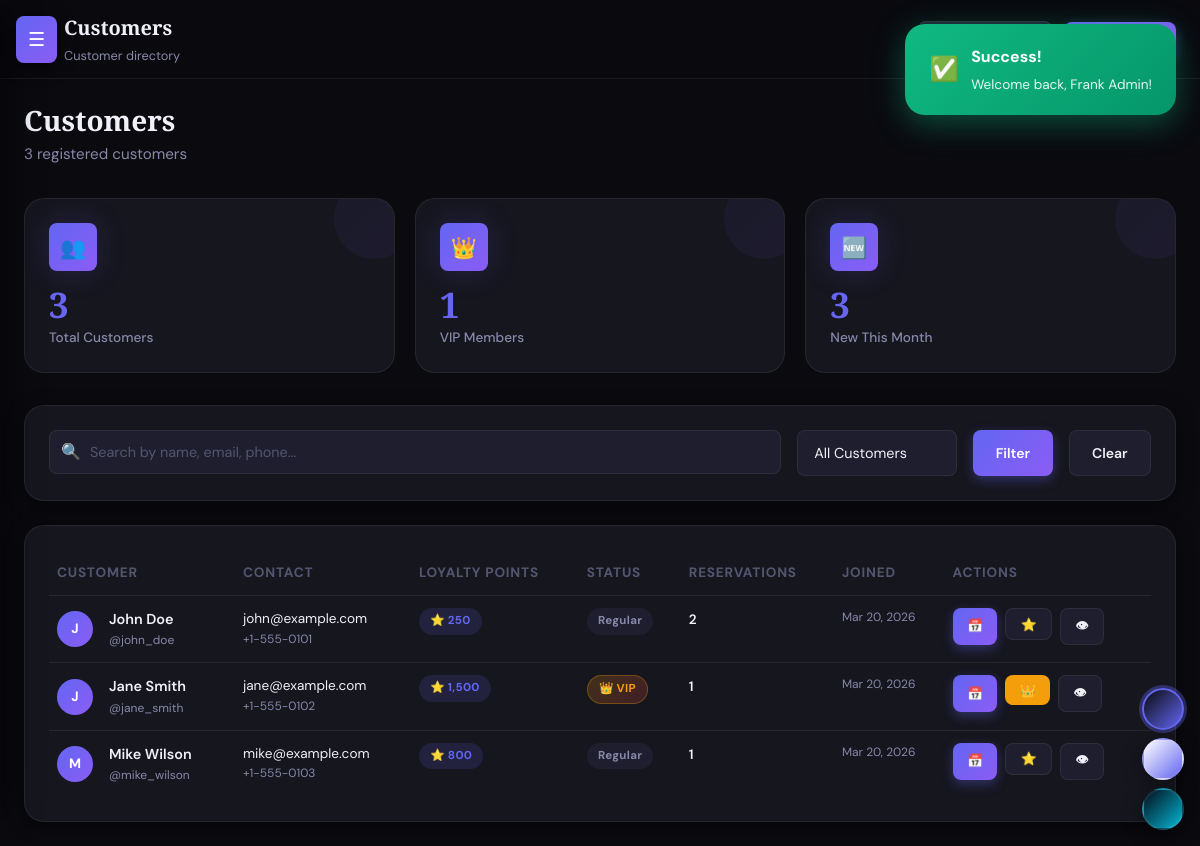
/customers.php (signed in), run on the app's committed database.
### tables this page shows
CREATE TABLE IF NOT EXISTS users (
    user_id INT PRIMARY KEY AUTO_INCREMENT,
    username VARCHAR(50) UNIQUE NOT NULL,
    email VARCHAR(100) UNIQUE NOT NULL,
    password VARCHAR(255) NOT NULL,
    full_name VARCHAR(100) NOT NULL,
    phone VARCHAR(20),
    role ENUM('admin','manager','staff','customer') DEFAULT 'customer',
    loyalty_points INT DEFAULT 0,
    vip_status TINYINT(1) DEFAULT 0,
    preferred_table_id INT NULL,
    created_at TIMESTAMP DEFAULT CURRENT_TIMESTAMP,
    updated_at TIMESTAMP DEFAULT CURRENT_TIMESTAMP ON UPDATE CURRENT_TIMESTAMP,
    FOREIGN KEY (preferred_table_id) REFERENCES restaurant_tables(table_id) ON DELETE SET NULL
);

### includes/database.php (called while the page is built, shortened)
<?php
require_once 'config.php';
class Database {
    private static $instance = null;
    public $conn;
    private function __construct() {
        $this->conn = new mysqli(DB_HOST, DB_USER, DB_PASS, DB_NAME);
        $this->conn->set_charset('utf8mb4');
    }
    public static function getInstance() {
        if (!self::$instance) {
            self::$instance = new self();
        }
        return self::$instance;
    }
    public function query($sql, $params = [], $types = '') {
        $stmt = $this->conn->prepare($sql);
        if ($params) {
            if (!$types) {
                $types = str_repeat('s', count($params));
            }
            $stmt->bind_param($types, ...$params);
        }
        if (!$stmt->execute()) {
            throw new Exception("Query execution failed: " . $stmt->error . " SQL: " . $sql);
        }
        return $stmt;
    }
    public function fetchAll($sql, $params = [], $types = '') {
        $stmt = $this->query($sql, $params, $types);
        $result = $stmt->get_result();
        return $result->fetch_all(MYSQLI_ASSOC);
    }
    public function fetchOne($sql, $params = [], $types = '') {
        $stmt = $this->query($sql, $params, $types);
        $result = $stmt->get_result();
        return $result->fetch_assoc();
    }
}
function db() {
    return Database::getInstance();
}
?>

### includes/config.php (called while the page is built, shortened)
<?php
function sanitize($input) {
    return htmlspecialchars(strip_tags(trim($input)), ENT_QUOTES, 'UTF-8');
}
?>

### customers.php (the view, shortened to what this page needs)
<?php
require_once 'includes/header.php';
$search = sanitize($_GET['q'] ?? '');
$where = "role='customer'";
$params = [];
$customers = db()->fetchAll("SELECT * FROM users WHERE $where ORDER BY created_at DESC", $params);
$total   = db()->fetchOne("SELECT COUNT(*) as cnt FROM users WHERE role='customer'")['cnt'] ?? 0;
$vipCount= db()->fetchOne("SELECT COUNT(*) as cnt FROM users WHERE role='customer' AND vip_status=1")['cnt'] ?? 0;
$newThis = db()->fetchOne("SELECT COUNT(*) as cnt FROM users WHERE role='customer' AND MONTH(created_at)=MONTH(NOW())")['cnt'] ?? 0;
?>
<div class="flex justify-between items-center mb-4">
    <div>
        <h2 class="section-title">Customers</h2>
        <p class="section-subtitle"><?= $total ?> registered customers</p>
    </div>
</div>
<div class="stats-grid mb-4">
    <div class="stat-card animate-in">
        <div class="stat-icon">👥</div>
        <div class="stat-value" data-counter="<?= $total ?>"><?= $total ?></div>
        <div class="stat-label">Total Customers</div>
    </div>
    <div class="stat-card animate-in">
        <div class="stat-icon">👑</div>
        <div class="stat-value" data-counter="<?= $vipCount ?>"><?= $vipCount ?></div>
        <div class="stat-label">VIP Members</div>
    </div>
    <div class="stat-card animate-in">
        <div class="stat-icon">🆕</div>
        <div class="stat-value" data-counter="<?= $newThis ?>"><?= $newThis ?></div>
        <div class="stat-label">New This Month</div>
    </div>
</div>
<div class="card mb-3">
    <form method="GET" class="flex gap-2">
        <div class="flex-1">
            <div class="search-wrap">
                <span class="search-icon">🔍</span>
                <input type="text" name="q" class="form-control" placeholder="Search by name, email, phone..." value="<?= htmlspecialchars($search) ?>">
            </div>
        </div>
        <select name="filter" class="form-control" style="width:160px;">
            <option value="">All Customers</option>
        </select>
        <button type="submit" class="btn btn-primary">Filter</button>
        <a href="customers.php" class="btn btn-secondary">Clear</a>
    </form>
</div>
<div class="card animate-in">
    <?php if($customers): ?>
    <div class="table-container">
        <table id="customersTable">
            <thead>
                <tr>
                    <th>Customer</th>
                    <th>Contact</th>
                    <th>Loyalty Points</th>
                    <th>Status</th>
                    <th>Reservations</th>
                    <th>Joined</th>
                    <th>Actions</th>
                </tr>
            </thead>
            <tbody>
                <?php foreach($customers as $c):
                    $resCount = db()->fetchOne("SELECT COUNT(*) as cnt FROM reservations WHERE user_id=?", [$c['user_id']])['cnt'] ?? 0;
                ?>
                <tr>
                    <td>
                        <div class="flex items-center gap-2">
                            <div class="user-avatar" style="width:36px;height:36px;font-size:0.85rem;flex-shrink:0;">
                                <?= strtoupper(substr($c['full_name'],0,1)) ?>
                            </div>
                            <div>
                                <div class="fw-600"><?= htmlspecialchars($c['full_name']) ?></div>
                                <div class="text-xs text-muted">@<?= htmlspecialchars($c['username']) ?></div>
                            </div>
                        </div>
                    </td>
                    <td>
                        <div class="text-sm"><?= htmlspecialchars($c['email']) ?></div>
                        <?php if($c['phone']): ?><div class="text-xs text-muted"><?= htmlspecialchars($c['phone']) ?></div><?php endif; ?>
                    </td>
                    <td>
                        <span class="badge badge-primary">⭐ <?= number_format($c['loyalty_points']) ?></span>
                    </td>
                    <td>
                        <?php if($c['vip_status']): ?>
                        <span class="badge badge-vip">👑 VIP</span>
                        <?php else: ?>
                        <span class="badge badge-muted">Regular</span>
                        <?php endif; ?>
                    </td>
                    <td><span class="text-sm fw-600"><?= $resCount ?></span></td>
                    <td class="text-xs text-muted"><?= date('M j, Y', strtotime($c['created_at'])) ?></td>
                    <td>
                        <div class="flex gap-1">
                            <a href="create_reservation.php?user=<?= $c['user_id'] ?>" class="btn btn-primary btn-sm" data-tooltip="New Reservation">📅</a>
                            <form method="POST" style="display:inline;">
                                <button type="submit" class="btn btn-sm <?= $c['vip_status'] ? 'btn-warning' : 'btn-secondary' ?>" data-tooltip="<?= $c['vip_status'] ? 'Remove VIP' : 'Make VIP' ?>">
                                    <?= $c['vip_status'] ? '👑' : '⭐' ?>
                                </button>
                            </form>
                            <button class="btn btn-secondary btn-sm" onclick="viewCustomer(<?= htmlspecialchars(json_encode($c)) ?>)" data-tooltip="View Details">👁</button>
                        </div>
                    </td>
                </tr>
                <?php endforeach; ?>
            </tbody>
        </table>
    </div>
    <?php endif; ?>
</div>
<?php require_once 'includes/footer.php'; ?>

### data on the page
users: full_name "J", full_name "John Doe", username "john_doe", email "john@example.com", phone "+1-555-0101", loyalty_points "250", vip_status "Regular", resCount "2", created_at "Mar 20, 2026"
users: full_name "J", full_name "Jane Smith", username "jane_smith", email "jane@example.com", phone "+1-555-0102", loyalty_points "1,500", vip_status "👑 VIP", resCount "1", created_at "Mar 20, 2026"
users: full_name "M", full_name "Mike Wilson", username "mike_wilson", email "mike@example.com", phone "+1-555-0103", loyalty_points "800", vip_status "Regular", resCount "1", created_at "Mar 20, 2026"

### other printed values
$pageTitle "Customers"
$pageSubtitle "Customer directory"
$total "3"
$vipCount "1"
$newThis "3"
